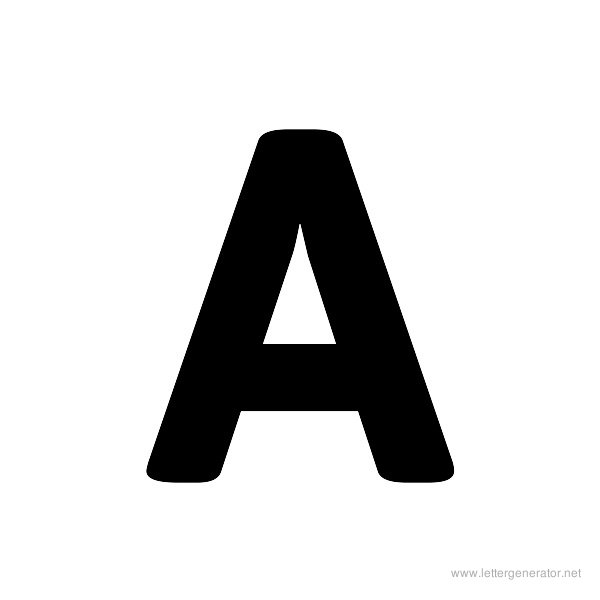
#> input picture morph_transform/a.jpg, 600 x 600 px
$ python morph_transform.py
#> lines starting #> are read from the running program, lines starting #| are printed output that depends on the picture
import cv2
import numpy as np

img = cv2.imread('a.jpg', cv2.IMREAD_GRAYSCALE)
#> img is the input picture: shape (600, 600); min 0, max 255, mean 215.8
img = cv2.resize(img, (300,300))
#> img: shape (300, 300)


##morphological transformation is applied to binary images (generlly mask)
## applying bitwose_not considering the image input

## -- NOTE: NOISE IS BOTTOM RIGHT CORNER. LOOK FOR IT IN EVERY IMAGE ----

mask = cv2.bitwise_not(img)
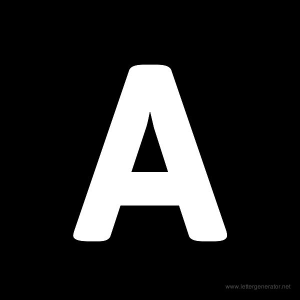
#> mask: shape (300, 300); min 0, max 255, mean 39.2
cv2.imshow('mask', mask)

## erosion
## define a kernel that iterates over the image
kernel = np.ones((15,15), np.uint8)

## applying the erosion
## cv2.erode(image, kernel, iteration)
erosion = cv2.erode(mask, kernel, 1)
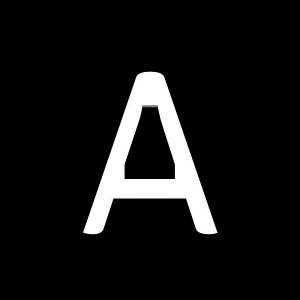
#> erosion: shape (300, 300); min 0, max 255, mean 20.8
cv2.imshow('erosion', erosion)

## dialation
## define kernel --> already defined
dilation = cv2.dilate(mask, kernel, 1)
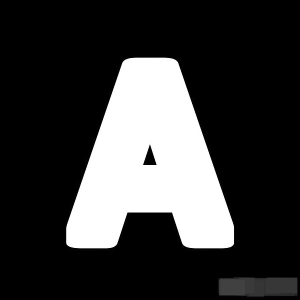
#> dilation: shape (300, 300); min 0, max 255, mean 57.7
cv2.imshow('dilation', dilation)

## opening and closing is used  to eliminate background noise
## opening is erosion followed by dilation
## closing is dilation followed by erosion

## opening (USED TO REMOVE BACKGROUND NOISE)
## define kernel --> already defined
opening = cv2.morphologyEx(mask, cv2.MORPH_OPEN, kernel)
cv2.imshow('opening', opening)

## closing (USED TO REOMVE NOISE IN FOREGROUND)
## define kernel --> already defined
closing = cv2.morphologyEx(mask, cv2.MORPH_CLOSE, kernel)
cv2.imshow('closing', closing)

## gradient
## gradient  = dialation - erosion
gradient = cv2.morphologyEx(img, cv2.MORPH_GRADIENT, kernel)
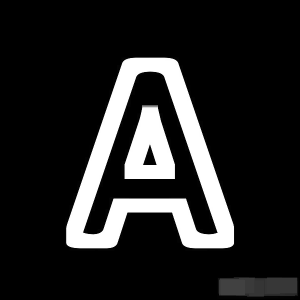
#> gradient: shape (300, 300); min 0, max 255, mean 36.8
cv2.imshow('gradient',gradient)
